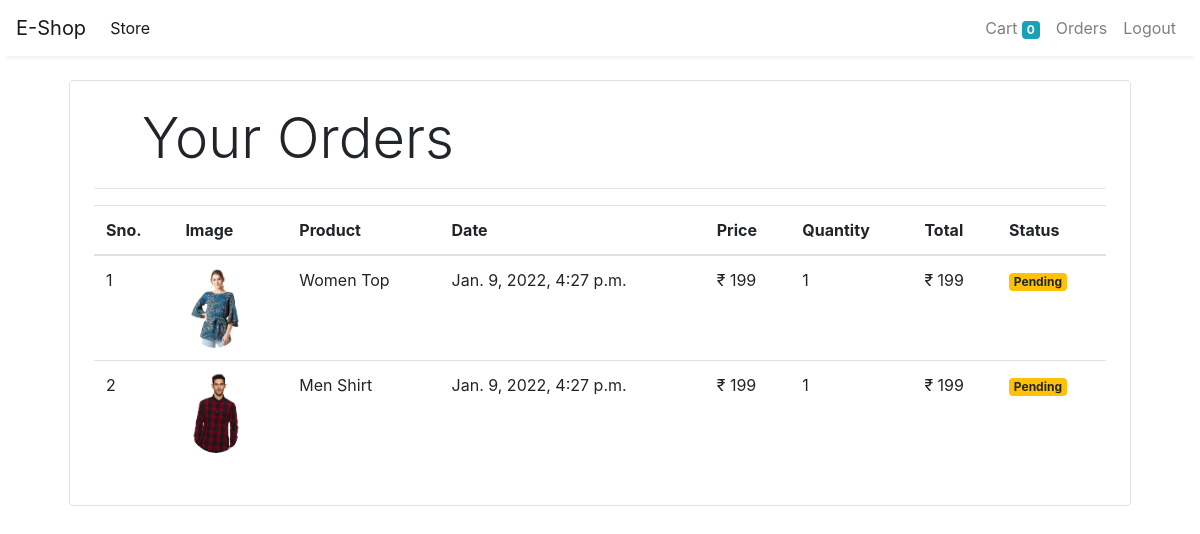
Page /orders (signed in) on the committed database.
### product/models.py (models this page shows, shortened)
class Order(models.Model):
    product = models.ForeignKey(Product, on_delete=models.CASCADE)
    customer = models.ForeignKey(Customer, on_delete=models.CASCADE)
    quantity = models.IntegerField(default=1)
    price = models.IntegerField()
    address = models.CharField(max_length=222, default='', blank=True)
    phone = models.CharField(max_length=18,default='', blank=True)
    date = models.DateTimeField(default=datetime.datetime.today)
    status = models.BooleanField(default=False)
    @staticmethod
    def get_orders_by_customer(customer_id):
        return Order.objects\
        .filter(customer = customer_id)\
        .order_by('-date')

class Product(models.Model):
    category = models.ForeignKey(Category, related_name = 'product', on_delete=models.CASCADE)
    name = models.CharField(max_length=222)
    description = models.TextField(blank=True)
    slug = models.SlugField(max_length=222)
    price = models.IntegerField()
    image = models.ImageField(upload_to = 'uploads/product/')
    in_stock = models.BooleanField(default=True)
    is_active = models.BooleanField(default=True)
    created = models.DateTimeField(auto_now_add=True)
    updated = models.DateTimeField(auto_now=True)
    class Meta:
        verbose_name_plural = 'Products'
        ordering = ('-created',)

### product/middlewares/auth.py (the view)
    def middleware(request):
        print("Customer",request.session.get('customer'))
        print("middleware")
        returnUrl = request.META['PATH_INFO']
        print("Path info",request.META['PATH_INFO'])
        if not request.session.get('customer'):
            return redirect(f'login?return_url={returnUrl}')
        response = get_response(request)
        return response

### product/templatetags/custom_filter.py (called while the page is built)
@register.filter(name='currency')
def currency(number):
    return "₹ "+str(number)

@register.filter(name='multiply')
def multiply(number , number1):
    return number * number1

### product/views.py (called while the page is built)
    def get(self,request):
        customer = request.session.get('customer')
        orders = Order.get_orders_by_customer(customer)
        return render(request, 'orders.html', {'orders':orders})

### product/templates/orders.html
{% extends 'base.html' %}
{% block content %}
{% load cart %}
{% load custom_filter %}
<div class="container">
   <div class="border rounded p-4 m-4">
        <p class="display-4 pl-4 ml-4">Your Orders</p>
        <hr>
        <table class="table">
            <thead>
                <tr>
                    <th>Sno.</th>
                    <th>Image</th>
                    <th>Product</th>
                    <th>Date</th>
                    <th>Price</th>
                    <th>Quantity</th>
                    <th>Total</th>
                    <th>Status</th>
                </tr>
            </thead>
            <tbody>
                {% for order in orders %}
                <tr>
                    <td>{{forloop.counter}}</td>
                    <td><img style="height: 80px;" class="rounded-circle" src="{{order.product.image.url}}" alt=""></td>
                    <td>{{order.product.name}}</td>
                    <td>{{order.date}}</td>
                    <td>{{order.price|currency}}</td>
                    <td>{{order.quantity}}</td>
                    <td>{{order.quantity|multiply:order.price|currency}}</td>
                    {% if order.status %}
                    <td><small class="badge badge-success">Completed</small></td>
                    {%else%}
                    <td><small class="badge badge-warning">Pending</small></td>
                    {% endif %}
                </tr>
                {% endfor %}
            </tbody>
        </table>
   </div>
</div>
{% endblock %}

### rows in the picture
Order: product.image (picture), product.name "Women Top", date "Jan. 9, 2022, 4:27 p.m.", price "₹ 199", quantity "1", quantity|multiply "₹ 199", status "Pending"
Order: product.image (picture), product.name "Men Shirt", date "Jan. 9, 2022, 4:27 p.m.", price "₹ 199", quantity "1", quantity|multiply "₹ 199", status "Pending"

### other values in the picture
{{ request.session.cart.keys|length }} "0"
